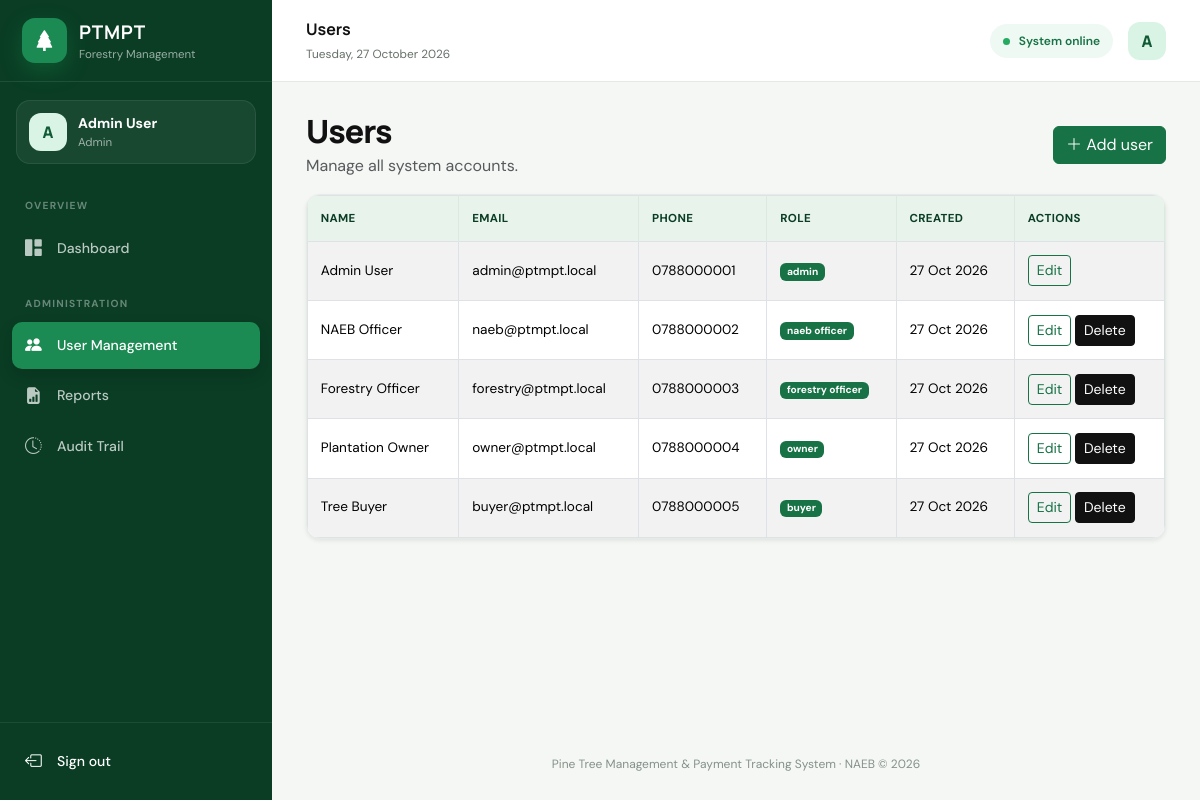
/users.php (signed in), run on the app's committed database.
### tables this page shows
CREATE TABLE IF NOT EXISTS users (
  user_id INT AUTO_INCREMENT PRIMARY KEY,
  full_name VARCHAR(100) NOT NULL,
  email VARCHAR(100) NOT NULL UNIQUE,
  phone VARCHAR(20),
  password VARCHAR(255) NOT NULL,
  role ENUM('admin', 'forestry_officer', 'naeb_officer', 'owner', 'buyer') NOT NULL DEFAULT 'owner',
  created_at TIMESTAMP DEFAULT CURRENT_TIMESTAMP
);

### auth.php (called while the page is built, shortened)
<?php
function e($value): string {
    return htmlspecialchars((string)$value, ENT_QUOTES, 'UTF-8');
}
?>

### users.php (the view, shortened to what this page needs)
<?php
include 'conn.php';
include 'auth.php';
$role_filter = $_SESSION['role'] === 'naeb_officer' ? "WHERE role IN ('forestry_officer','naeb_officer')" : '';
$users = mysqli_query($con, "SELECT user_id,full_name,email,phone,role,created_at FROM users $role_filter ORDER BY created_at DESC");
$page_title = 'Users';
include 'includes/header.php';
include 'includes/navbar.php';
?>
<div class="d-flex justify-content-between align-items-center mb-3">
    <div>
        <h1 class="page-title h2 mb-1"><?= $_SESSION['role'] === 'naeb_officer' ? 'Officer registration' : 'Users' ?></h1>
        <p class="text-muted mb-0"><?= $_SESSION['role'] === 'naeb_officer' ? 'Register NAEB and forestry officers.' : 'Manage all system accounts.' ?></p>
    </div><a class="btn btn-success" href="user_form.php"><i class="bi bi-plus-lg"></i>
        Add user</a>
</div>
<div class="table-responsive shadow-sm">
    <table class="table table-striped table-hover table-bordered mb-0">
        <thead>
            <tr>
                <th>Name</th>
                <th>Email</th>
                <th>Phone</th>
                <th>Role</th>
                <th>Created</th>
                <th>Actions</th>
            </tr>
        </thead>
        <tbody>
            <?php while ($u = mysqli_fetch_assoc($users)): ?>
                <tr>
                    <td><?= e($u['full_name']) ?></td>
                    <td><?= e($u['email']) ?></td>
                    <td><?= e($u['phone']) ?></td>
                    <td><span class="badge text-bg-success"><?= e(str_replace('_', ' ', $u['role'])) ?></span></td>
                    <td><?= e(date('d M Y', strtotime($u['created_at']))) ?></td>
                    <td><a class="btn btn-sm btn-outline-success" href="user_form.php?id=<?= (int) $u['user_id'] ?>">Edit</a>
                        <?php if ((int) $u['user_id'] !== (int) $_SESSION['user_id']): ?><a
                                class="btn btn-sm btn-outline-danger" onclick="return confirm('Delete this user?')"
                                href="user_delete.php?id=<?= (int) $u['user_id'] ?>">Delete</a><?php endif; ?></td>
                </tr><?php endwhile; ?>
        </tbody>
    </table>
</div>
<?php include 'includes/footer.php'; ?>

### includes/header.php (shortened to what this page needs)
<!doctype html>
<html lang="en">
<head>
    <link href="https://cdn.jsdelivr.net/npm/bootstrap@5.3.3/dist/css/bootstrap.min.css" rel="stylesheet">
    <link rel="stylesheet" href="https://cdn.jsdelivr.net/npm/bootstrap-icons@1.11.3/font/bootstrap-icons.min.css">
    <link rel="stylesheet" href="style.css">
</head>
<body>

### includes/navbar.php (shortened to what this page needs)
<?php
$current_page = basename($_SERVER['PHP_SELF']);
$role = $_SESSION['role'];
$role_label = ucwords(str_replace('_', ' ', $role));
function nav_active(array $pages): string {
    global $current_page;
    return in_array($current_page, $pages, true) ? ' active' : '';
}
?>
<div class="app-shell">
  <aside class="app-sidebar no-print" id="appSidebar">
    <div class="sidebar-brand">
      <span class="brand-mark"><i class="bi bi-tree-fill"></i></span>
      <div><strong>PTMPT</strong><small>Forestry Management</small></div>
    </div>
    <div class="sidebar-profile">
      <div class="profile-avatar"><?= e(strtoupper(substr($_SESSION['full_name'], 0, 1))) ?></div>
      <div class="overflow-hidden"><strong><?= e($_SESSION['full_name']) ?></strong><small><?= e($role_label) ?></small></div>
    </div>
    <nav class="sidebar-nav">
      <span class="nav-caption">Overview</span>
      <a class="sidebar-link<?= nav_active(['dashboard.php']) ?>" href="dashboard.php"><i class="bi bi-grid-1x2-fill"></i><span>Dashboard</span></a>
      <?php if (in_array($role, ['admin','naeb_officer'], true)): ?>
        <span class="nav-caption">Administration</span>
        <a class="sidebar-link<?= nav_active(['users.php','user_form.php']) ?>" href="users.php"><i class="bi bi-people-fill"></i><span><?= $role === 'naeb_officer' ? 'Officer Registration' : 'User Management' ?></span></a>
      <?php endif; ?>
      <?php if ($role === 'admin'): ?>
        <a class="sidebar-link<?= nav_active(['reports.php']) ?>" href="reports.php"><i class="bi bi-file-earmark-bar-graph-fill"></i><span>Reports</span></a>
      <?php endif; ?>
      <?php if (in_array($role, ['admin','forestry_officer','naeb_officer'], true)): ?>
        <a class="sidebar-link<?= nav_active(['audit_log.php']) ?>" href="audit_log.php"><i class="bi bi-clock-history"></i><span>Audit Trail</span></a>
      <?php endif; ?>
    </nav>
    <div class="sidebar-footer">
      <a class="sidebar-link logout-link" href="logout.php"><i class="bi bi-box-arrow-left"></i><span>Sign out</span></a>
    </div>
  </aside>
  <div class="app-main">
    <header class="app-topbar no-print">
      <div class="topbar-title"><strong><?= isset($page_title) ? e($page_title) : 'PTMPT' ?></strong><small><?= e(date('l, d F Y')) ?></small></div>
      <div class="topbar-actions">
        <span class="status-pill"><span></span> System online</span>
        <div class="topbar-avatar"><?= e(strtoupper(substr($_SESSION['full_name'], 0, 1))) ?></div>
      </div>
    </header>
    <main class="app-content">

### includes/footer.php (shortened to what this page needs)
<?php if (isset($_SESSION['user_id']) && empty($public_page)): ?>
    </main>
    <footer class="app-footer">Pine Tree Management & Payment Tracking System · NAEB &copy; <?= date('Y') ?></footer>
  </div>
</div>
<?php endif; ?>
</body>
</html>

### style.css (style rules this page uses)
:root { --forest-950: #072e1b; --forest-900: #0a3d24; --forest-800: #105b35; --forest-700: #177245; --forest-600: #1c8a53; --forest-100: #dff3e8; --forest-50: #eff9f3; --ink: #111111; --muted: #667069; --canvas: #f5f7f5; --sidebar-width: 272px; }
* { box-sizing: border-box; }
body { margin: 0; background: var(--canvas); color: var(--ink); font-family: "DM Sans", sans-serif; min-height: 100vh; }
h1, h2, h3, h4, h5, h6, .page-title { font-family: "Manrope", sans-serif; }
a { text-decoration: none; }
.app-shell { min-height: 100vh; }
.app-sidebar { background: #0a3d24; color: white; display: flex; flex-direction: column; height: 100vh; left: 0; overflow-y: auto; position: fixed; top: 0; width: var(--sidebar-width); z-index: 1040; }
.sidebar-brand { align-items: center; border-bottom: 1px solid rgba(255, 255, 255, 0.09); display: flex; gap: 12px; min-height: 82px; padding: 17px 22px; }
.brand-mark { align-items: center; background: #1c8a53; border-radius: 13px; box-shadow: 0 8px 22px rgba(24, 151, 82, 0.3); display: flex; font-size: 1.3rem; height: 45px; justify-content: center; width: 45px; }
.sidebar-brand strong { display: block; font-family: "Manrope"; font-size: 1.18rem; letter-spacing: 0.04em; }
.sidebar-brand small, .sidebar-profile small { color: rgba(255, 255, 255, 0.58); display: block; font-size: 0.72rem; }
.sidebar-profile { align-items: center; background: rgba(255, 255, 255, 0.06); border: 1px solid rgba(255, 255, 255, 0.08); border-radius: 14px; display: flex; gap: 11px; margin: 18px 16px 5px; padding: 12px; }
.sidebar-profile strong { display: block; font-size: 0.88rem; overflow: hidden; text-overflow: ellipsis; white-space: nowrap; }
.profile-avatar, .topbar-avatar { align-items: center; background: #d9f4e5; border-radius: 12px; color: var(--forest-800); display: flex; flex: 0 0 auto; font-family: "Manrope"; font-weight: 800; height: 38px; justify-content: center; width: 38px; }
.sidebar-nav { flex: 1; padding: 8px 12px 20px; }
.nav-caption { color: rgba(255, 255, 255, 0.38); display: block; font-size: 0.64rem; font-weight: 700; letter-spacing: 0.12em; padding: 21px 13px 8px; text-transform: uppercase; }
.sidebar-link { align-items: center; border-radius: 10px; color: rgba(255, 255, 255, 0.72); display: flex; font-size: 0.88rem; font-weight: 500; gap: 13px; margin: 3px 0; padding: 11px 13px; transition: 0.18s ease; }
.sidebar-link i { font-size: 1.05rem; width: 19px; }
.sidebar-link.active { background: #1c8a53; box-shadow: 0 7px 16px rgba(0, 0, 0, 0.15); color: white; }
.sidebar-footer { border-top: 1px solid rgba(255, 255, 255, 0.08); padding: 12px; }
.logout-link { color: white; }
.app-main { margin-left: var(--sidebar-width); min-height: 100vh; }
.app-topbar { align-items: center; background: rgba(255, 255, 255, 0.94); border-bottom: 1px solid #e2eae5; display: flex; height: 82px; justify-content: space-between; padding: 0 34px; position: sticky; top: 0; backdrop-filter: blur(10px); z-index: 1020; }
.topbar-title strong { display: block; font-family: "Manrope"; font-size: 1rem; }
.topbar-title small { color: var(--muted); font-size: 0.74rem; }
.topbar-actions { align-items: center; display: flex; gap: 15px; }
.status-pill { background: var(--forest-50); border-radius: 50px; color: var(--forest-700); font-size: 0.75rem; font-weight: 600; padding: 8px 13px; }
.status-pill span { background: #24aa61; border-radius: 50%; display: inline-block; height: 7px; margin-right: 6px; width: 7px; }
.app-content { max-width: 1600px; min-height: calc(100vh - 132px); padding: 30px 34px; }
.app-footer { color: #849189; font-size: 0.75rem; padding: 5px 34px 22px; text-align: center; }
.page-title { color: var(--ink); font-weight: 800; letter-spacing: -0.03em; }
.card, .table-responsive { border-radius: 14px; }
.table-responsive { background: white; border: 1px solid #e5ebe7; }
.table { font-size: 0.85rem; }
.table > :not(caption) > * > * { padding: 0.85rem 0.8rem; vertical-align: middle; }
.table thead th { background: #e8f3ec; border-color: #dce9e1; color: var(--forest-900); font-size: 0.72rem; letter-spacing: 0.03em; white-space: nowrap; text-transform: uppercase; }
.btn-success { background: var(--forest-700); border-color: var(--forest-700); }
.btn-outline-success { border-color: var(--forest-700); color: var(--forest-700); }
.btn-danger, .btn-outline-danger { background: #111111; border-color: #111111; color: #ffffff; }
.text-bg-success { background-color: var(--forest-700) !important; }

### data on the page
users: full_name "Admin User", email "admin@ptmpt.local", phone "0788000001", role "admin", created_at "27 Oct 2026"
users: full_name "NAEB Officer", email "naeb@ptmpt.local", phone "0788000002", role "naeb officer", created_at "27 Oct 2026"
users: full_name "Forestry Officer", email "forestry@ptmpt.local", phone "0788000003", role "forestry officer", created_at "27 Oct 2026"
users: full_name "Plantation Owner", email "owner@ptmpt.local", phone "0788000004", role "owner", created_at "27 Oct 2026"
users: full_name "Tree Buyer", email "buyer@ptmpt.local", phone "0788000005", role "buyer", created_at "27 Oct 2026"

### other printed values
substr($_SESSION['full_name'], 0, 1) "A"
$_SESSION['full_name'] "Admin User"
$role_label "Admin"
$page_title "Users"
